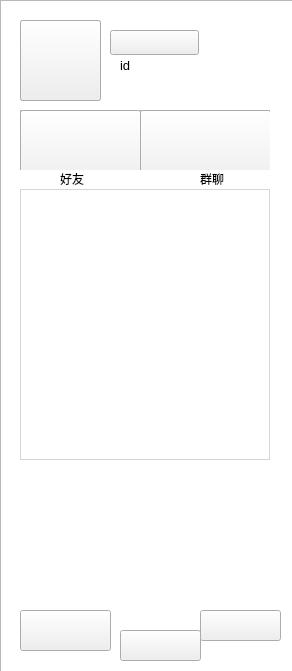
<?xml version="1.0" encoding="UTF-8"?>
<ui version="4.0">
 <class>grouphome</class>
 <widget class="QWidget" name="grouphome">
  <property name="geometry">
   <rect>
    <x>0</x>
    <y>0</y>
    <width>292</width>
    <height>671</height>
   </rect>
  </property>
  <property name="windowTitle">
   <string>Form</string>
  </property>
  <widget class="QListWidget" name="listWidgetGroup">
   <property name="geometry">
    <rect>
     <x>20</x>
     <y>189</y>
     <width>250</width>
     <height>271</height>
    </rect>
   </property>
   <property name="styleSheet">
    <string notr="true">font: 75 italic 12pt &quot;Comic Sans MS&quot;;
background-color: rgba(255, 255, 255,0.7);</string>
   </property>
  </widget>
  <widget class="QPushButton" name="pushButtonAdd">
   <property name="geometry">
    <rect>
     <x>120</x>
     <y>630</y>
     <width>81</width>
     <height>31</height>
    </rect>
   </property>
   <property name="styleSheet">
    <string notr="true">border-image: url(:/img/addgroup.png);</string>
   </property>
   <property name="text">
    <string/>
   </property>
  </widget>
  <widget class="QFrame" name="frame">
   <property name="geometry">
    <rect>
     <x>20</x>
     <y>110</y>
     <width>250</width>
     <height>60</height>
    </rect>
   </property>
   <property name="focusPolicy">
    <enum>Qt::ClickFocus</enum>
   </property>
   <property name="frameShape">
    <enum>QFrame::StyledPanel</enum>
   </property>
   <property name="frameShadow">
    <enum>QFrame::Raised</enum>
   </property>
   <widget class="QToolButton" name="toolButtonFriend">
    <property name="geometry">
     <rect>
      <x>0</x>
      <y>0</y>
      <width>121</width>
      <height>81</height>
     </rect>
    </property>
    <property name="styleSheet">
     <string notr="true">border-image: url(:/img/lucency.png);</string>
    </property>
    <property name="text">
     <string/>
    </property>
   </widget>
   <widget class="QToolButton" name="toolButton_2">
    <property name="geometry">
     <rect>
      <x>120</x>
      <y>0</y>
      <width>131</width>
      <height>81</height>
     </rect>
    </property>
    <property name="styleSheet">
     <string notr="true">border-image: url(:/img/lucency.png);</string>
    </property>
    <property name="text">
     <string/>
    </property>
   </widget>
   <widget class="QLabel" name="label">
    <property name="geometry">
     <rect>
      <x>30</x>
      <y>0</y>
      <width>61</width>
      <height>61</height>
     </rect>
    </property>
    <property name="styleSheet">
     <string notr="true">border-image: url(:/img/friends.png);</string>
    </property>
    <property name="text">
     <string/>
    </property>
   </widget>
   <widget class="QLabel" name="label_2">
    <property name="geometry">
     <rect>
      <x>160</x>
      <y>0</y>
      <width>61</width>
      <height>61</height>
     </rect>
    </property>
    <property name="styleSheet">
     <string notr="true">border-image: url(:/img/group.png);</string>
    </property>
    <property name="text">
     <string/>
    </property>
   </widget>
   <zorder>label</zorder>
   <zorder>label_2</zorder>
   <zorder>toolButtonFriend</zorder>
   <zorder>toolButton_2</zorder>
  </widget>
  <widget class="QLabel" name="labelUserId">
   <property name="geometry">
    <rect>
     <x>120</x>
     <y>50</y>
     <width>121</width>
     <height>30</height>
    </rect>
   </property>
   <property name="font">
    <font>
     <pointsize>10</pointsize>
    </font>
   </property>
   <property name="text">
    <string>id</string>
   </property>
  </widget>
  <widget class="QToolButton" name="toolButtonImg">
   <property name="geometry">
    <rect>
     <x>20</x>
     <y>20</y>
     <width>81</width>
     <height>81</height>
    </rect>
   </property>
   <property name="styleSheet">
    <string notr="true">border-image: url(:/img/avatarimg.png);</string>
   </property>
   <property name="text">
    <string/>
   </property>
   <property name="iconSize">
    <size>
     <width>80</width>
     <height>80</height>
    </size>
   </property>
   <property name="popupMode">
    <enum>QToolButton::DelayedPopup</enum>
   </property>
   <property name="autoRaise">
    <bool>false</bool>
   </property>
   <property name="arrowType">
    <enum>Qt::NoArrow</enum>
   </property>
  </widget>
  <widget class="QLabel" name="labelUserName">
   <property name="geometry">
    <rect>
     <x>120</x>
     <y>30</y>
     <width>67</width>
     <height>17</height>
    </rect>
   </property>
   <property name="text">
    <string>username</string>
   </property>
  </widget>
  <widget class="QPushButton" name="pushButtonDel">
   <property name="geometry">
    <rect>
     <x>200</x>
     <y>610</y>
     <width>81</width>
     <height>31</height>
    </rect>
   </property>
   <property name="styleSheet">
    <string notr="true">border-image: url(:/img/outgroup.png);</string>
   </property>
   <property name="text">
    <string/>
   </property>
  </widget>
  <widget class="QPushButton" name="pushButtonCreate">
   <property name="geometry">
    <rect>
     <x>20</x>
     <y>610</y>
     <width>91</width>
     <height>41</height>
    </rect>
   </property>
   <property name="styleSheet">
    <string notr="true">border-image: url(:/img/creater.png);</string>
   </property>
   <property name="text">
    <string/>
   </property>
  </widget>
  <widget class="QPushButton" name="pushButton">
   <property name="geometry">
    <rect>
     <x>20</x>
     <y>20</y>
     <width>81</width>
     <height>81</height>
    </rect>
   </property>
   <property name="styleSheet">
    <string notr="true">border-image: url(:/img/lucency.png);</string>
   </property>
   <property name="text">
    <string/>
   </property>
  </widget>
  <widget class="QPushButton" name="pushButton_2">
   <property name="geometry">
    <rect>
     <x>110</x>
     <y>30</y>
     <width>89</width>
     <height>25</height>
    </rect>
   </property>
   <property name="styleSheet">
    <string notr="true">border-image: url(:/img/lucency.png);</string>
   </property>
   <property name="text">
    <string/>
   </property>
  </widget>
  <widget class="QLabel" name="label_3">
   <property name="geometry">
    <rect>
     <x>60</x>
     <y>170</y>
     <width>31</width>
     <height>17</height>
    </rect>
   </property>
   <property name="text">
    <string>好友</string>
   </property>
  </widget>
  <widget class="QLabel" name="label_4">
   <property name="geometry">
    <rect>
     <x>200</x>
     <y>170</y>
     <width>31</width>
     <height>17</height>
    </rect>
   </property>
   <property name="text">
    <string>群聊</string>
   </property>
  </widget>
  <widget class="QListView" name="listView">
   <property name="geometry">
    <rect>
     <x>0</x>
     <y>0</y>
     <width>301</width>
     <height>681</height>
    </rect>
   </property>
   <property name="styleSheet">
    <string notr="true">border-image: url(:/img/grouphome.png);</string>
   </property>
  </widget>
  <zorder>listView</zorder>
  <zorder>listWidgetGroup</zorder>
  <zorder>pushButtonAdd</zorder>
  <zorder>frame</zorder>
  <zorder>labelUserId</zorder>
  <zorder>toolButtonImg</zorder>
  <zorder>labelUserName</zorder>
  <zorder>pushButtonDel</zorder>
  <zorder>pushButtonCreate</zorder>
  <zorder>pushButton</zorder>
  <zorder>pushButton_2</zorder>
  <zorder>label_3</zorder>
  <zorder>label_4</zorder>
 </widget>
 <resources/>
 <connections/>
</ui>
